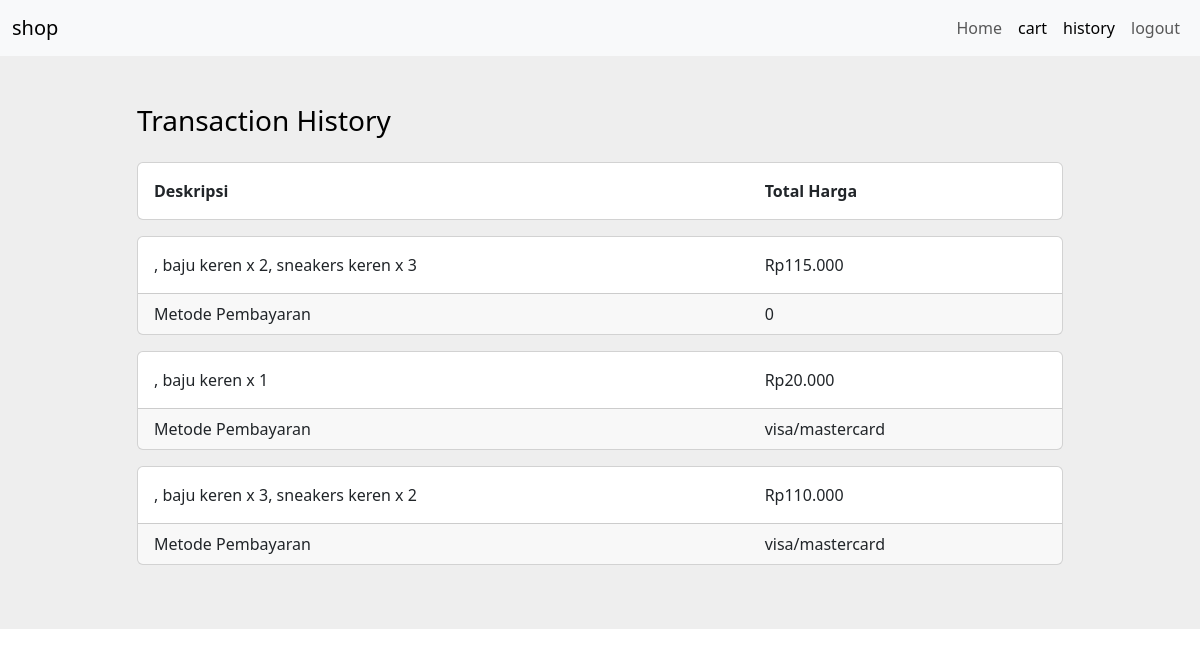
Screenshot of /transactionhistory.php?user_id=3 with the database file from the repository.
### tables this page shows
CREATE TABLE `transaction` (
  `id` int(11) NOT NULL,
  `user_id` int(11) NOT NULL,
  `sum` int(11) NOT NULL,
  `total` int(11) NOT NULL,
  `method` varchar(255) NOT NULL,
  `description` text NOT NULL
);

### classes/Database.php (called while the page is built, shortened)
<?php
class Database{
    private $connection;
    private static $instance = null;
    private $host = "localhost";
    private $user = "root";
    private $password = "";
    private $dbname = "shoppingcart";
    public function __construct(){
        $this->connection = new mysqli($this->host,$this->user,$this->password,$this->dbname);
    }
    public static function getInstance(){
        if(!isset(self::$instance)){
            self::$instance = new Database();
        }
        return self::$instance;
    }
    public function get($query){
        $result = $this->connection->query($query);
        if($result->num_rows!=0){
            return $result;
        }else{
            return false;
        }
    }
}

### core/init.php (called while the page is built, shortened)
<?php
$transaction = new Transaction();
?>

### classes/Transaction.php (called while the page is built)
<?php
class Transaction{
    private $db;
    private $table = "transaction";
    public function __construct(){
        $this->db = Database::getInstance();
    }
    public function getbyid($id){
        $query = "SELECT * FROM $this->table WHERE user_id = $id";
        $detail = $this->db->get($query);
        if($detail){
            return $detail;
        }else{
            return false;
        }
    }
}

### transactionhistory.php (the view, shortened to what this page needs)
<?php
require_once "./core/init.php";
$userid = $_GET["user_id"];
$history = $transaction->getbyid($userid);
?>
<!DOCTYPE html>
<html lang="en">
<head>
    <link href="https://cdn.jsdelivr.net/npm/bootstrap@5.3.0-alpha1/dist/css/bootstrap.min.css" rel="stylesheet">
</head>
<body>
<nav class="navbar navbar-expand-lg bg-body-tertiary">
  <div class="container-fluid">
    <a class="navbar-brand" href="#">shop</a>
    <div class="collapse navbar-collapse" id="navbarNavDropdown">
      <ul class="navbar-nav ms-auto">
        <li class="nav-item">
          <a class="nav-link" aria-current="page" href="index.php">Home</a>
        </li>
        <li class="nav-item">
          <a class="nav-link active" href="shoppingcart.php?user_id=<?php echo $_SESSION['user']['id']; ?>">cart</a>
        </li>
        <li class="nav-item">
          <a class="nav-link active" href="transactionhistory.php?user_id=<?php echo $_SESSION['user']['id']; ?>">history</a>
        </li>
        <li class="nav-item">
          <a class="nav-link" href="logout.php">logout</a>
        </li>
      </ul>
    </div>
  </div>
</nav>
<?php if($history){ ?>
<section class="h-100" style="background-color: #eee;">
  <div class="container h-100 py-5">
    <div class="row d-flex justify-content-center align-items-center h-100">
      <div class="col-10">
        <div class="d-flex justify-content-between align-items-center mb-4">
          <h3 class="fw-normal mb-0 text-black">Transaction History</h3>
        </div>
        <div class="card mb-3">
            <div class="card-body">
                <div class="row">
                    <div class="col-8 fw-bold">
                        Deskripsi
                    </div>
                    <div class="col fw-bold">
                        Total Harga
                    </div>
                </div>
            </div>
        </div>
        <?php while($hist = $history->fetch_object()){ ?>
        <div class="card mb-3">
            <div class="card-body">
                <div class="row">
                    <div class="col-8">
                    <?php echo $hist->description; ?>
                    </div>
                    <div class="col">
                    Rp<?php echo number_format($hist->total, 0, "", "."); ?>
                    </div>
                </div>
            </div>
            <div class="card-footer">
                <div class="row">
                    <div class="col-8">
                        Metode Pembayaran
                    </div>
                    <div class="col">
                    <?php echo $hist->method; ?>
                    </div>
                </div>
            </div>
        </div>
        <?php } ?>
      </div>
    </div>
  </div>
</section>
<?php } else{ ?>
<h3>belum ada transaksi</h3>
<?php } ?>
</body>
</html>

### rows the page displays
transaction: description ", baju keren x 2, sneakers keren x 3", total "115.000", method "0"
transaction: description ", baju keren x 1", total "20.000", method "visa/mastercard"
transaction: description ", baju keren x 3, sneakers keren x 2", total "110.000", method "visa/mastercard"
